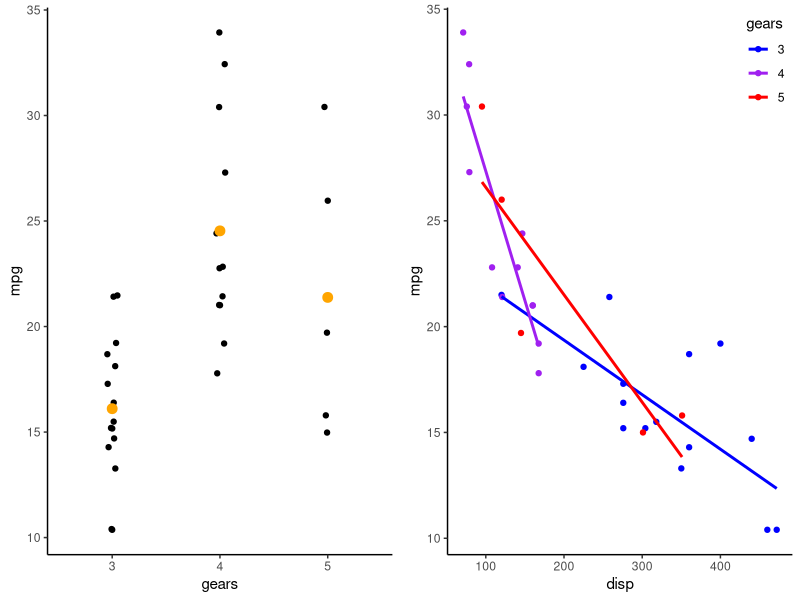
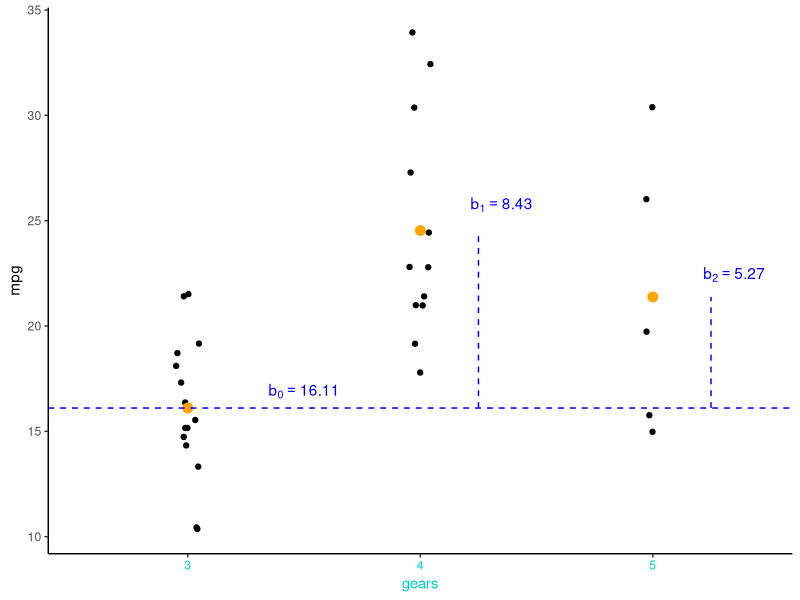
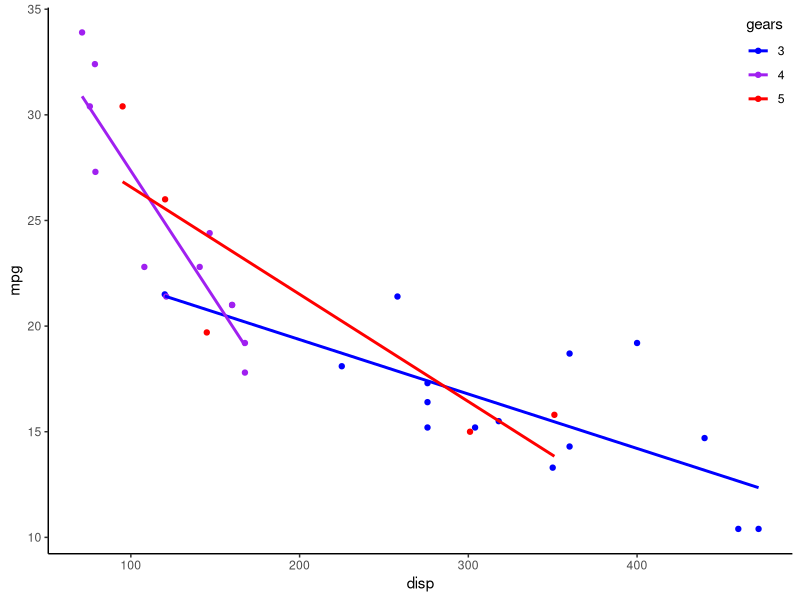
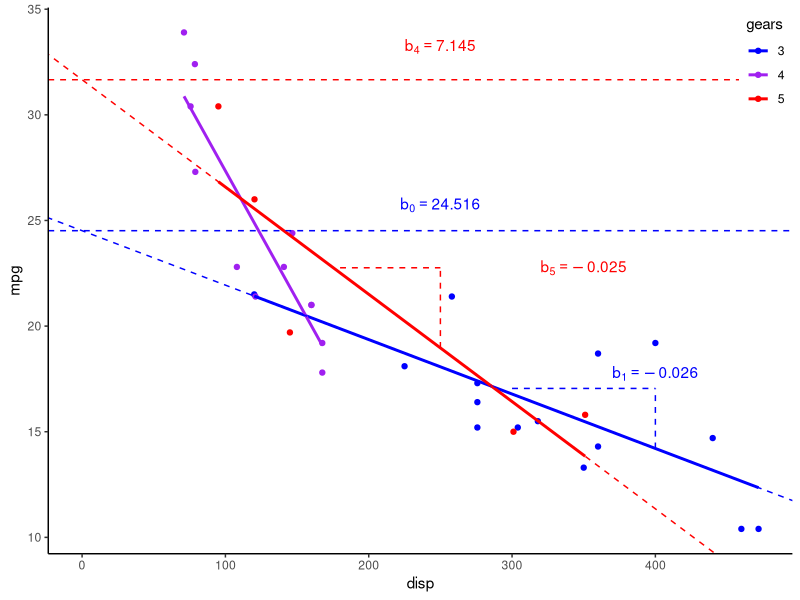

Write R code to recreate these figures, in order.
## ---- chunk 1
knitr::opts_chunk$set(echo = FALSE)
library(tidyverse)
theme_set(theme_classic())
library(ggpubr)

set.seed(123)

#Plots of mtcars data

#Continuous
p1 <- ggplot(arrange(mtcars,disp),aes(x=disp,y=mpg))+geom_point()+geom_smooth(formula=y~x,method='lm',se=FALSE,col='orange')

#Categorical - 3 levels
p2 <- ggplot(arrange(mtcars,gear,mpg),aes(x=factor(gear),y=mpg))+ 
  geom_point(position=position_jitter(width=0.05))+labs(x='gears')+
  geom_point(aes(y=mpg),stat='summary',fun=mean,col='orange',size=3) #Mean only

#Interaction
p3 <- ggplot(mtcars,aes(x=disp,y=mpg,col=factor(gear)))+geom_point()+labs(col='gears')+
  geom_smooth(formula=y~x,method='lm',se=FALSE)+
  scale_colour_manual(values=c('blue','purple','red'))+theme(legend.justification=c(1,1), legend.position=c(1,1))

#Fit models for later use
modp1 <- lm(mpg~disp,data=arrange(mtcars,disp))
modp2 <- lm(mpg~factor(gear),data=arrange(mtcars,am,disp))
modp3 <- lm(mpg~disp*factor(gear),data=mtcars)

## ---- chunk 2
ggarrange(p2,p3,ncol=2) #Display mtcars data
## ---- chunk 3

b0Lab <- paste('b[0] == ',round(coef(modp2)[1],2))
b1Lab <- paste('b[1] == ',round(coef(modp2)[2],2))
b2Lab <- paste('b[2] == ',round(coef(modp2)[3],2))


  p2 +
    annotate('text', x=1.5, y = coef(modp2)[1]*1.05, col='blue', label=b0Lab, parse=TRUE) +
    geom_hline(yintercept=coef(modp2)[1],linetype='dashed',col='blue') +
    
    annotate('text', x=2.35, y = (coef(modp2)[1] + coef(modp2)[2])*1.05, col='blue', label=b1Lab, parse=TRUE)+
    annotate('segment', x = 2.25, xend = 2.25, y= coef(modp2)[1], yend = coef(modp2)[1] + coef(modp2)[2],linetype='dashed',col='blue') +
    
    annotate('text', x=3.35, y = (coef(modp2)[1] + coef(modp2)[3])*1.05, col='blue', label=b2Lab, parse=TRUE)+
    annotate('segment', x = 3.25, xend = 3.25, y= coef(modp2)[1], yend = coef(modp2)[1] + coef(modp2)[3],linetype='dashed',col='blue') +
    
    theme(axis.title.x.bottom=element_text(colour='darkturquoise'),
            axis.text.x.bottom=element_text(colour='darkturquoise'))
## ---- chunk 4
#Formula structure: y ~ x
mod1 <- lm(mpg ~ factor(gear), #mpg depends on gears
           data = mtcars) #Name of the dataframe containing mpg & gears
summary(mod1)
## ---- chunk 5
mod1Matrix <- model.matrix(mod1) #Get model matrix (columns used to predict mpg)
head(mod1Matrix,28) #Show first 28 rows of model matrix
## ---- chunk 6
  p3 
## ---- chunk 7
b0Lab <- paste('b[0] == ',round(coef(modp3)[1],3))
b1Lab <- paste('b[1] == ',round(coef(modp3)[2],3))
b4Lab <- paste('b[4] == ',round(coef(modp3)[4],3))
b5Lab <- paste('b[5] == ',round(coef(modp3)[6],3)) 

p3 + xlim(0,NA) +
  #Text/lines for gear==3
  annotate('text', x=250, y = coef(modp3)[1]*1.05, col='blue', label=b0Lab, parse=TRUE) +
  annotate('segment', x = 400, xend = 400, y= coef(modp3)[c(1,2)] %*% c(1,400), yend = (coef(modp3)[c(1,2)] %*% c(1,400))*1.2,linetype='dashed',col='blue') +
  annotate('segment', x = 300, xend = 400, y= (coef(modp3)[c(1,2)] %*% c(1,400))*1.2, yend = (coef(modp3)[c(1,2)] %*% c(1,400))*1.2,linetype='dashed',col='blue') + 
  annotate('text', x=400, y = (coef(modp3)[c(1,2)] %*% c(1,400))*1.25, col='blue', label=b1Lab, parse=TRUE) +
  geom_hline(yintercept=coef(modp3)[1],linetype='dashed',col='blue') +
  geom_abline(intercept=coef(modp3)[1],slope=coef(modp3)[2],col='blue',linetype='dashed') +
  #Text/lines for gear==5
  annotate('text', x=250, y = sum(coef(modp3)[c(1,4)])*1.05, col='red', label=b4Lab, parse=TRUE) +
  annotate('segment', x = 250, xend = 250, y= coef(modp3)[c(1,2,4,6)] %*% c(1,250,1,250), 
           yend = (coef(modp3)[c(1,2,4,6)] %*% c(1,250,1,250))*1.2, linetype='dashed',col='red') +
  annotate('segment', x = 180, xend = 250, y= (coef(modp3)[c(1,2,4,6)] %*% c(1,250,1,250))*1.2,
           yend = (coef(modp3)[c(1,2,4,6)] %*% c(1,250,1,250))*1.2, linetype='dashed',col='red') +
  annotate('text', x = 350, y = (coef(modp3)[c(1,2,4,6)] %*% c(1,250,1,250))*1.2, col='red', label=b5Lab, parse=TRUE) +
  geom_hline(yintercept=sum(coef(modp3)[c(1,4)]),linetype='dashed',col='red') +
  geom_abline(intercept=sum(coef(modp3)[c(1,4)]),slope=sum(coef(modp3)[c(2,6)]),col='red',linetype='dashed')
## ---- chunk 8
#Formula structure: y ~ x
mod2 <- lm(mpg ~ disp*factor(gear), #mpg depends on disp interacted with gears
           data = mtcars) #Name of the dataframe 
summary(mod2)
## ---- chunk 9
mod2Matrix <- model.matrix(mod2) #Get model matrix (columns used to predict mpg)
colnames(mod2Matrix) <- gsub('factor\\(gear\\)','gear',colnames(mod2Matrix)) #Shorten colnames
head(mod2Matrix,28) #Show first 28 rows of model matrix
## ---- chunk 10
#mpg depends on gears
mod1 <- lm(mpg ~ factor(gear), data = mtcars)
drop1(mod1,test='F') #Effect of gears is very strong
## ---- chunk 11
#mpg depends on disp
mod2 <- lm(mpg ~ disp, data = mtcars)
drop1(mod2,test='F') #Effect of disp is also very strong
## ---- chunk 12
#mpg depends on disp and gear
mod3 <- lm(mpg ~ disp + factor(gear), data = mtcars)
drop1(mod3,test='F') #Effect of disp is very strong, and erases the effect of gear
## ---- chunk 13
#mpg depends on disp interacted with gear
mod4 <- lm(mpg ~ disp*factor(gear), data = mtcars)
drop1(mod4,test='F') #Interaction effect is strong. Why are disp and gear not shown?
## ---- chunk 14
summary(mod1)
## ---- chunk 15
library(multcomp) #Loads the multcomp package (needs to be installed first)
mod1Comp <- glht(mod1, linfct = mcp('factor(gear)'='Tukey')) #Fits multcomp object using gear
summary(mod1Comp)
